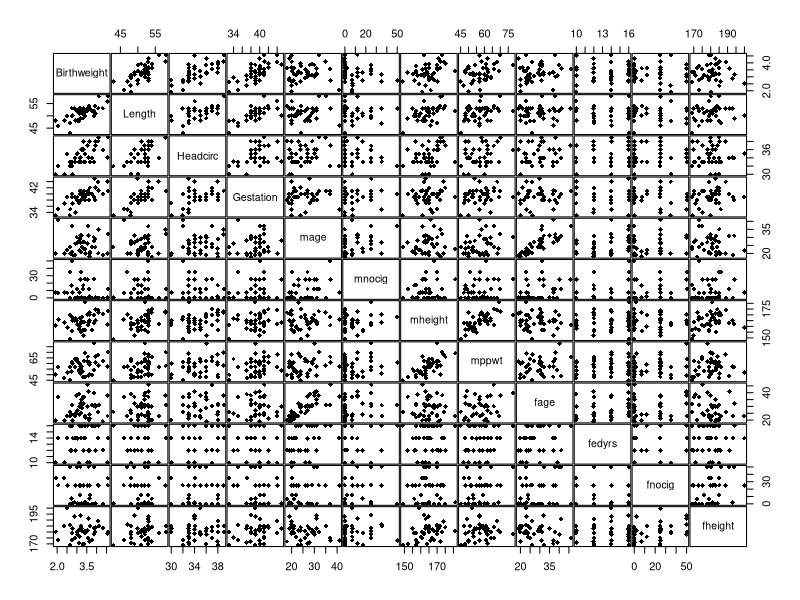
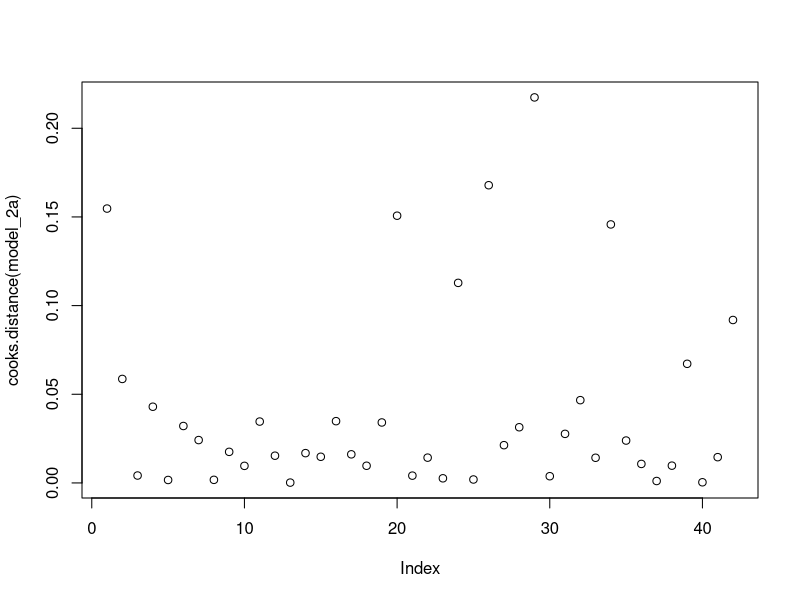
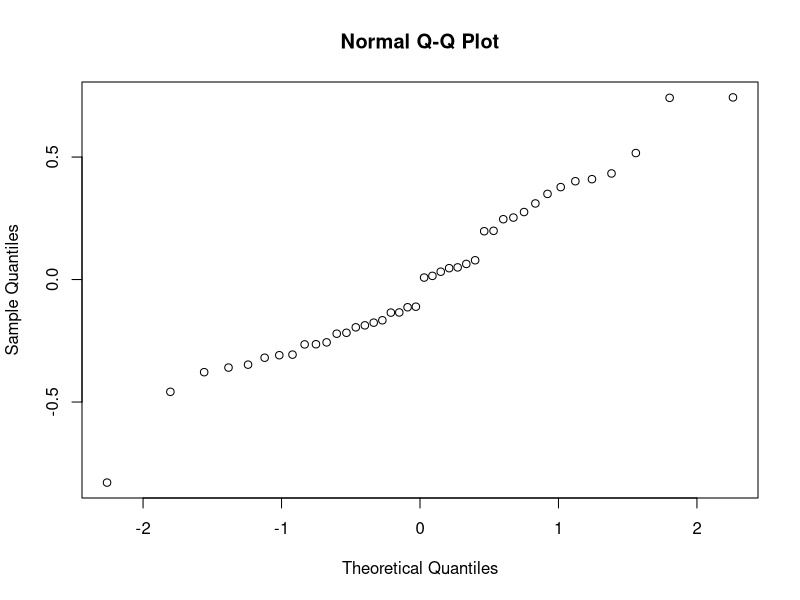
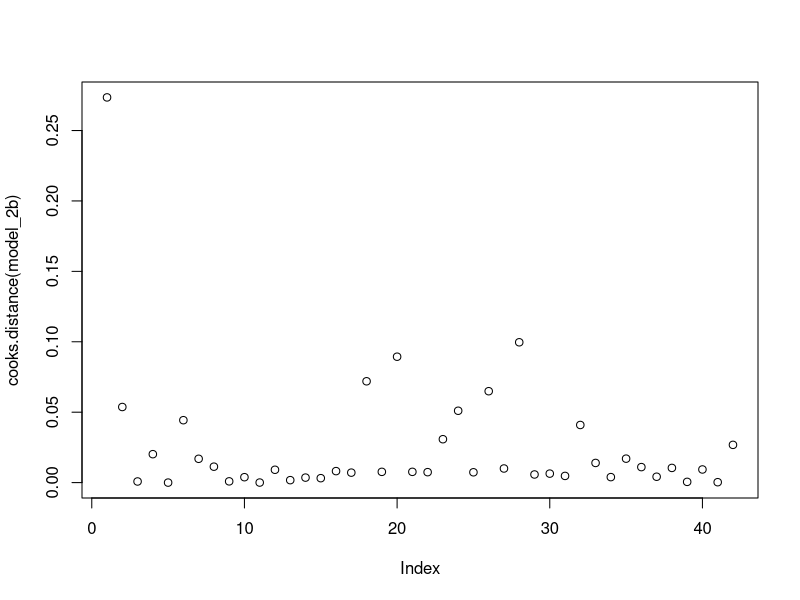
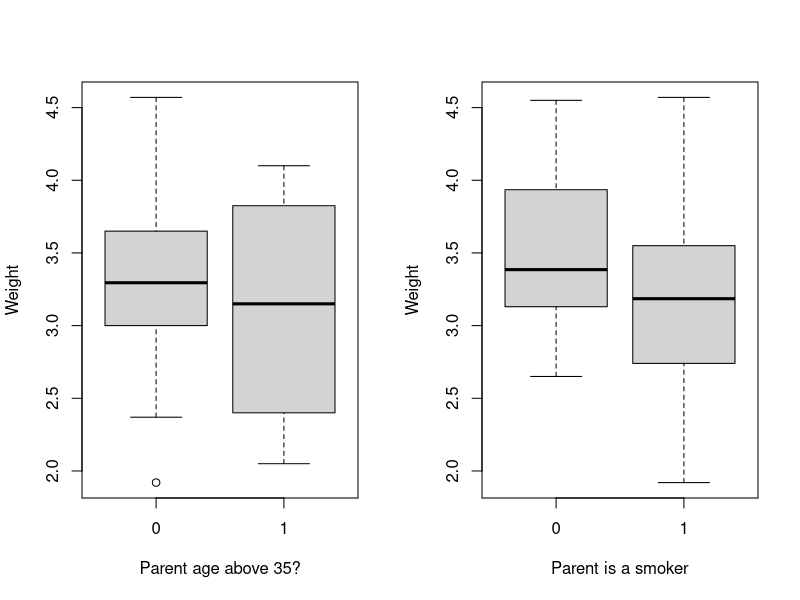

Write the R code that produced these figures, in order.
## ---- chunk 1
library(car)
library(glmnet)

birthweights <- read.csv("data/Birthweight.csv", header = TRUE)
birthweights$smoker = as.factor(birthweights$smoker)
birthweights$lowbwt = as.factor(birthweights$lowbwt)
birthweights$mage35 = as.factor(birthweights$mage35)
## ---- chunk 2
model_2a <- lm(
  Birthweight~Length+Headcirc+Gestation+mage+mnocig+mheight+mppwt+fage+fedyrs+fnocig+fheight,
  data=birthweights
)
## ---- chunk 3
birthweights_a <- subset(
  birthweights,
  select = c("Birthweight", "Length", "Headcirc", "Gestation", "mage", "mnocig", "mheight", "mppwt", "fage", "fedyrs", "fnocig", "fheight")
)
pairs(birthweights_a, gap=0.1, pch = 18)
## ---- chunk 4
vif(model_2a)
## ---- chunk 5
plot(cooks.distance(model_2a))
## ---- chunk 6
res <- summary(model_2a)

res$coefficients
## ---- chunk 7
model_2b <- lm(Birthweight~Headcirc+Gestation, data=birthweights)
res <- summary(model_2b)

res$coefficients
## ---- chunk 8
qqnorm(residuals(model_2b))
## ---- chunk 9
vif(model_2b)
## ---- chunk 10
plot(cooks.distance(model_2b))
## ---- chunk 11
new_data <- data.frame(
  Headcirc = mean(birthweights$Headcirc),
  Gestation = mean(birthweights$Gestation)
)

print("Confidence Interval:")
predict(model_2b, newdata = new_data, interval = "confidence", level = 0.95)

print("Prediction Interval:")
predict(model_2b, newdata = new_data, interval = "prediction", level = 0.95)
## ---- chunk 12
not_in_x <- names(birthweights_a) %in% c('ID', 'Birthweight')

x <- as.matrix(birthweights_a[, !not_in_x])
y <- birthweights_a[,c("Birthweight")]

# A train-test-split for the comparisons
train <- sample(1:nrow(x), 0.67*nrow(x)) 
x.train <- x[train,]
y.train <- y[train]
x.test <- x[-train,]
y.test <- y[-train]

lm.model.a <- lm(
  Birthweight~Length+Headcirc+Gestation+mage+mnocig+mheight+mppwt+fage+fedyrs+fnocig+fheight,
  data=birthweights,
  subset=train
)

lm.model.b <- lm(Birthweight~Headcirc+Gestation, data=birthweights, subset=train)
## ---- chunk 13
y.predict.lm.a <- predict(lm.model.a, newdata=birthweights_a[-train,]) 
mse.lm.a <- mean((y.test-y.predict.lm.a)^2); mse.lm.a

y.predict.lm.b <- predict(lm.model.b, newdata=birthweights_a[-train,]) 
mse.lm.b <- mean((y.test-y.predict.lm.b)^2); mse.lm.b
## ---- chunk 14
library(glmnet)
lasso.model <- glmnet(x.train,y.train,alpha=1) # alpha=1 for lasso

lasso.cv <- cv.glmnet(x.train, y.train,alpha=1, type.measure="mse", nfolds=5)

y.predict.lasso <- predict(lasso.model, newx=as.matrix(x.test), s=lasso.cv$lambda.1se)
mse.lasso <- mean((y.test-y.predict.lasso)^2); mse.lasso
## ---- chunk 15
birthweights_b <- subset(
  birthweights,
  select = c("Birthweight", "lowbwt", "Gestation", "mage35", "smoker")
)
## ---- chunk 16
par(mfrow=c(1,2))
boxplot(birthweights_b$Birthweight ~ birthweights_b$mage35, xlab = "Parent age above 35?", ylab="Weight")
boxplot(birthweights_b$Birthweight ~ birthweights_b$smoker, xlab = "Parent is a smoker", ylab="Weight")
## ---- chunk 17
model_2f <- glm(lowbwt~mage35+Gestation+smoker, family=binomial, data=birthweights_b)
res <- summary(model_2f)

res$coefficients
## ---- chunk 18
model_2g1 <- glm(lowbwt~mage35+Gestation+smoker+Gestation:smoker, family=binomial, data=birthweights_b)
res <- summary(model_2g1)

res$coefficients
## ---- chunk 19
model_2g2 <- glm(lowbwt~mage35+Gestation+smoker+Gestation:mage35, family=binomial, data=birthweights_b)
res <- summary(model_2g2)

res$coefficients
## ---- chunk 20
model_2g3 <- glm(lowbwt~Gestation+smoker, family=binomial, data=birthweights_b)
res <- summary(model_2g3)

res$coefficients
## ---- chunk 21
new_data <- data.frame(
  Gestation = 40,
  smoker = as.factor(c(0, 1))
)

predicted_probabilities <- predict(model_2g3, newdata = new_data, type = "response")
## ---- chunk 22
contigencytable_2i <- table(birthweights_b$smoker, birthweights_b$lowbwt)
fisher.test(contigencytable_2i)
